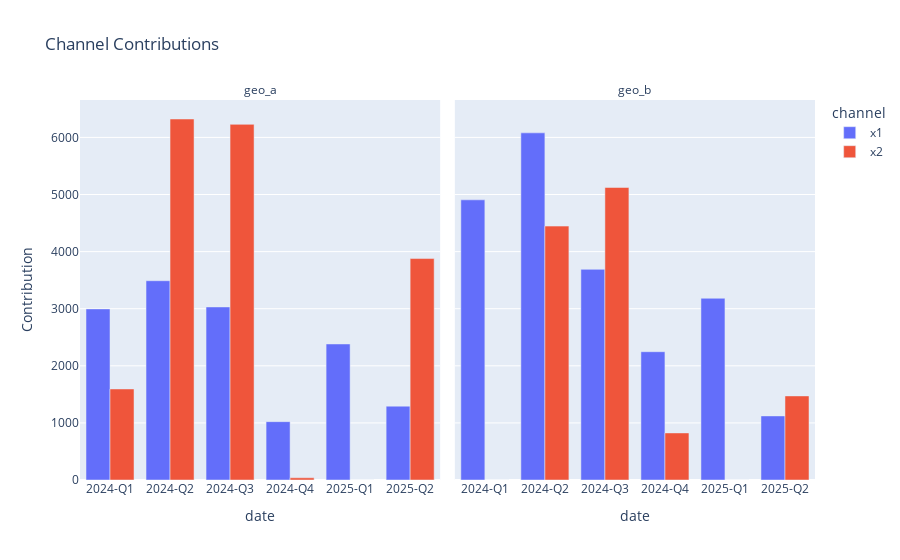

Notebook code cell kept with this figure:
### Markdown cell above
### Q: show me the same, but without errorbars

### Code cell
filtered_factory.contributions(
    frequency="quarterly", color="channel", x="date", hdi_prob=None
)

### Figure 1 — Plotly figure (JSON) as saved in the notebook; plotly's stock layout.template omitted (floating-point values rounded to 4 significant figures)
{"data": [{"alignmentgroup": "True", "customdata": [["geo_a"], ["geo_a"], ["geo_a"], ["geo_a"], ["geo_a"], ["geo_a"]], "hovertemplate": "channel=x1<br>Contribution=%{y}<extra></extra>", "legendgroup": "x1", "marker": {"color": "#636efa", "pattern": {"shape": ""}}, "name": "x1", "offsetgroup": "x1", "orientation": "v", "showlegend": true, "textposition": "auto", "type": "bar", "x": ["2024-Q1", "2024-Q2", "2024-Q3", "2024-Q4", "2025-Q1", "2025-Q2"], "xaxis": "x", "y": [2996.0, 3490.0, 3031.0, 1022.0, 2382.0, 1293.0], "yaxis": "y"}, {"alignmentgroup": "True", "customdata": [["geo_b"], ["geo_b"], ["geo_b"], ["geo_b"], ["geo_b"], ["geo_b"]], "hovertemplate": "channel=x1<br>Contribution=%{y}<extra></extra>", "legendgroup": "x1", "marker": {"color": "#636efa", "pattern": {"shape": ""}}, "name": "x1", "offsetgroup": "x1", "orientation": "v", "showlegend": false, "textposition": "auto", "type": "bar", "x": ["2024-Q1", "2024-Q2", "2024-Q3", "2024-Q4", "2025-Q1", "2025-Q2"], "xaxis": "x2", "y": [4907.0, 6079.0, 3689.0, 2247.0, 3183.0, 1122.0], "yaxis": "y2"}, {"alignmentgroup": "True", "customdata": [["geo_a"], ["geo_a"], ["geo_a"], ["geo_a"], ["geo_a"], ["geo_a"]], "hovertemplate": "channel=x2<br>Contribution=%{y}<extra></extra>", "legendgroup": "x2", "marker": {"color": "#EF553B", "pattern": {"shape": ""}}, "name": "x2", "offsetgroup": "x2", "orientation": "v", "showlegend": true, "textposition": "auto", "type": "bar", "x": ["2024-Q1", "2024-Q2", "2024-Q3", "2024-Q4", "2025-Q1", "2025-Q2"], "xaxis": "x", "y": [1594.0, 6322.0, 6229.0, 38.59, 0.0, 3878.0], "yaxis": "y"}, {"alignmentgroup": "True", "customdata": [["geo_b"], ["geo_b"], ["geo_b"], ["geo_b"], ["geo_b"], ["geo_b"]], "hovertemplate": "channel=x2<br>Contribution=%{y}<extra></extra>", "legendgroup": "x2", "marker": {"color": "#EF553B", "pattern": {"shape": ""}}, "name": "x2", "offsetgroup": "x2", "orientation": "v", "showlegend": false, "textposition": "auto", "type": "bar", "x": ["2024-Q1", "2024-Q2", "2024-Q3", "2024-Q4", "2025-Q1", "2025-Q2"], "xaxis": "x2", "y": [0.0, 4447.0, 5123.0, 824.3, 0.0, 1473.0], "yaxis": "y2"}], "layout": {"annotations": [{"font": {}, "showarrow": false, "text": "geo_a", "x": 0.245, "xanchor": "center", "xref": "paper", "y": 1, "yanchor": "bottom", "yref": "paper"}, {"font": {}, "showarrow": false, "text": "geo_b", "x": 0.755, "xanchor": "center", "xref": "paper", "y": 1, "yanchor": "bottom", "yref": "paper"}], "barmode": "group", "legend": {"title": {"text": "channel"}, "tracegroupgap": 0}, "title": {"text": "Channel Contributions"}, "xaxis": {"anchor": "y", "domain": [0, 0.49], "title": {"text": "date"}}, "xaxis2": {"anchor": "y2", "domain": [0.51, 1], "matches": "x", "title": {"text": "date"}}, "yaxis": {"anchor": "x", "domain": [0, 1], "title": {"text": "Contribution"}}, "yaxis2": {"anchor": "x2", "domain": [0, 1], "matches": "y", "showticklabels": false}}}
